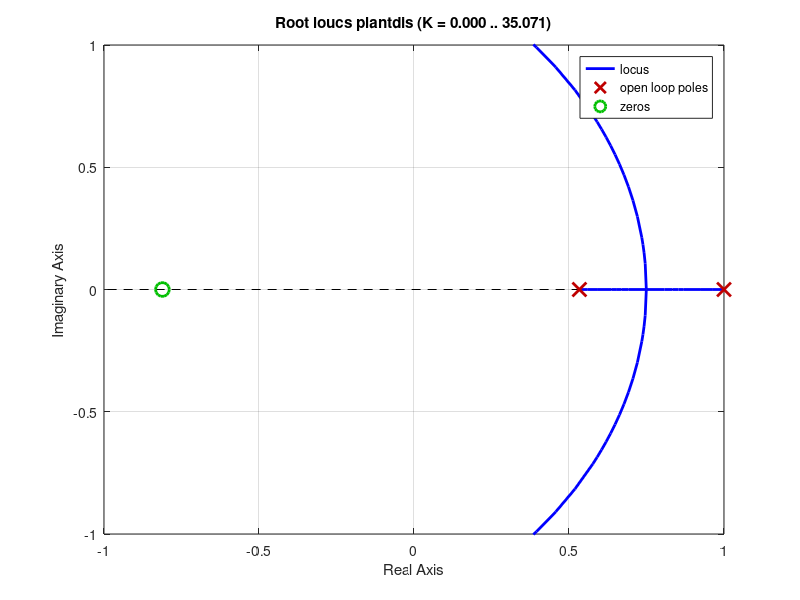

MATLAB code to generate this figure: (Note: this script raises an error after producing the figure.)
close all, clear all, clc

%% Set up constant for spring mass stste-space

b = 0.062832;
mass = 0.01; %block mass (kg)
Ts = 0.1; % Sampling Time (sec)

A = [0, 1; 0, -b/mass];

B = [0; 1/mass];

C = [1 0];

D = 0;

plantcont = ss(A,B,C,D); % Create Plant in continus time
plantcont = tf(1, [mass, b, 0]);
plantdis = c2d(plantcont, Ts);
%% G(z)

rlocus(plantdis)
xlim([-1, 1])
ylim([-1, 1])
hold on, grid on
plot_constant_lines_z(0.2, 7.5, Ts);
hold off

K = 0.625;
tf_K = tf(K, 1, Ts);

KG_Z = tf_K*plantdis;
CLTF_KG_Z = feedback(KG_Z, 1);

%% C(z)

zero = 0.99;
pole = 0.999;
C_z = tf([1, -0.99], [1, -0.999], Ts);

%% C(Z)G(Z)

KCG_Z = K*C_z*plantdis;
rlocus(KCG_Z)
xlim([-1, 1])
ylim([-1, 1])
hold on, grid on
plot_constant_lines_z(0.2, 7.5, Ts);
hold off

%% CLTF_CGZ

CLTF_CGZ = feedback(KCG_Z, 1);
pzmap(CLTF_CGZ)
hold on, grid on
plot_constant_lines_z(0.2, 7.5, Ts);
hold off


%% STEP INPUT

[y1, t1] = step(CLTF_CGZ, 4);
plot(t1, y1, 'o', 'Color', 'blue')
grid on, hold on
[y2, t2] = step(CLTF_KG_Z, 4);
plot(t2, y2, 'o', 'Color', 'red')

legend('LAG', 'K Only')
hold off

%% RAMP INPUT

time = 40;

ramp= step(tf(Ts,[1 -1],Ts),time);
L_s = tf(1, [1, 0]);
mult = c2d(L_s, Ts);

[y1, t1] = step(mult*CLTF_CGZ, time);
plot(t1, ramp - y1, '*', 'Markersize', 3, 'Color', 'blue')
grid on, hold on
[y2, t2] = step(mult*CLTF_KG_Z, time);
plot(t2, ramp - y2, 'o', 'Markersize', 3,'Color', 'red')
legend('LAG - RAMP', 'K Only - RAMP')

Kv = 9.93165;
alpha = 10;
limits=axis;
h3=plot([limits(1)  limits(2)],[1  1]/Kv,'b:');
h4=plot([limits(1)  limits(2)],[1  1]/(alpha*Kv),'r:');

